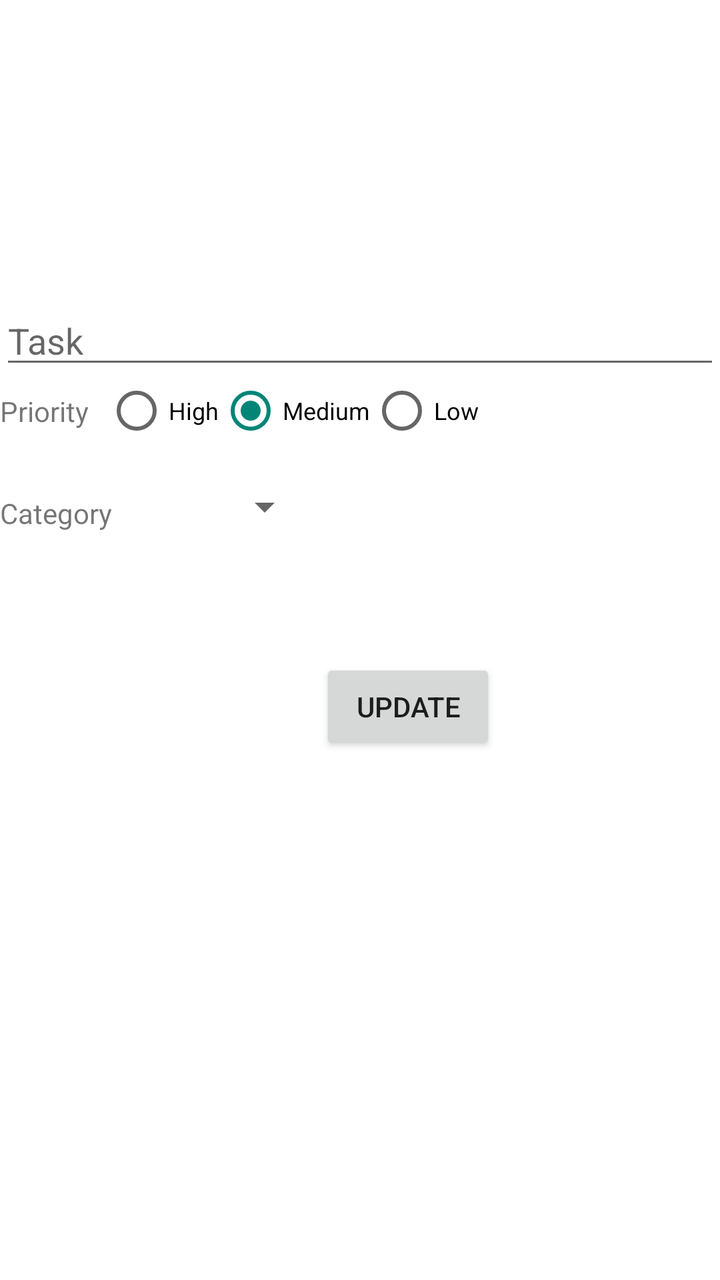
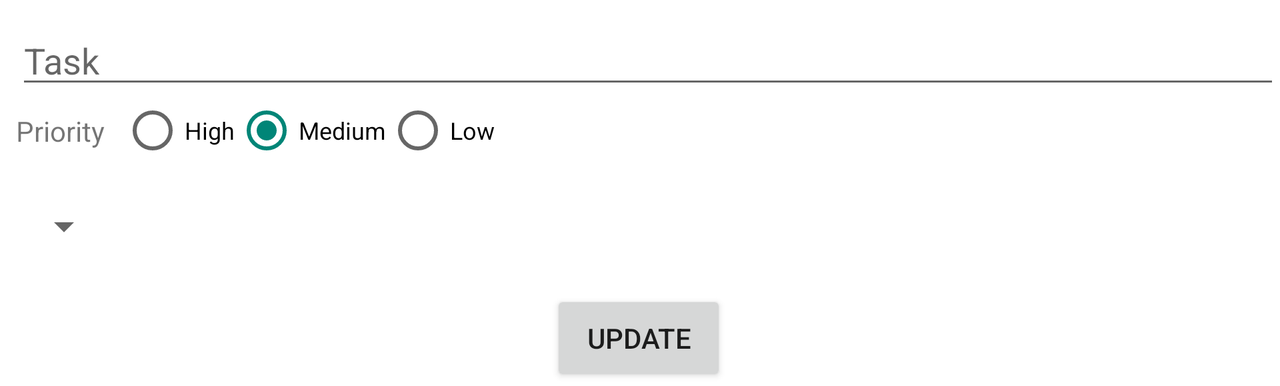

One screen, two layout resources from the same app: the default and the repository's alternative for another configuration. Each is rendered where Android would select it; the XML of both is given below.
<!-- AndroidManifest.xml: application theme MyCustomTheme -->
<!-- res/layout/fragment_update.xml -->
<?xml version="1.0" encoding="utf-8"?>
<androidx.constraintlayout.widget.ConstraintLayout xmlns:android="http://schemas.android.com/apk/res/android"
    xmlns:tools="http://schemas.android.com/tools"
    android:layout_width="match_parent"
    android:layout_height="match_parent"
    xmlns:app="http://schemas.android.com/apk/res-auto"
    tools:context=".fragments.UpdateFragment"
    android:background="@color/white"
    android:clickable="true"
    android:focusable="true">

    <TextView
        android:id="@+id/UpdatetextView12"
        android:layout_width="wrap_content"
        android:layout_height="wrap_content"
        android:text="Priority"
        app:layout_constraintBottom_toBottomOf="@+id/UpdateradioGroup"
        app:layout_constraintStart_toStartOf="parent"
        app:layout_constraintTop_toBottomOf="@+id/Updatetask" />

    <RadioGroup
        android:id="@+id/UpdateradioGroup"
        android:layout_width="wrap_content"
        android:layout_height="wrap_content"
        android:checkedButton="@id/rb_MEDIUM"
        android:layout_marginStart="8dp"
        android:orientation="horizontal"
        app:layout_constraintStart_toEndOf="@+id/UpdatetextView12"
        app:layout_constraintTop_toBottomOf="@+id/Updatetask">

        <RadioButton
            android:id="@+id/Updaterb_HIGH"
            android:layout_width="wrap_content"
            android:layout_height="wrap_content"
            android:text="High"
            android:textSize="12sp" />

        <RadioButton
            android:id="@+id/Updaterb_MEDIUM"
            android:layout_width="wrap_content"
            android:layout_height="wrap_content"
            android:text="Medium"
            android:checked="true"
            android:textSize="12sp" />

        <RadioButton
            android:id="@+id/Updaterb_LOW"
            android:layout_width="wrap_content"
            android:layout_height="wrap_content"
            android:text="@string/low"
            android:textSize="12sp" />
    </RadioGroup>

    <Button
        android:id="@+id/UpdateBtn"
        android:layout_width="wrap_content"
        android:layout_height="wrap_content"
        android:layout_marginStart="160dp"
        android:layout_marginTop="108dp"
        android:text="@string/update"
        app:layout_constraintStart_toStartOf="parent"
        
        app:layout_constraintTop_toBottomOf="@+id/UpdateradioGroup" />

    <EditText
        android:id="@+id/Updatetask"
        android:layout_width="0dp"
        android:layout_height="wrap_content"
        android:layout_marginTop="148dp"
        android:ems="10"
        android:hint="@string/task"
        android:inputType="text"
        app:layout_constraintEnd_toEndOf="parent"
        app:layout_constraintHorizontal_bias="0.0"
        app:layout_constraintStart_toStartOf="parent"
        app:layout_constraintTop_toTopOf="parent" />

    <Spinner
        android:id="@+id/Updatespinner"
        android:layout_width="0dp"
        android:layout_height="wrap_content"
        android:layout_marginStart="52dp"
        android:layout_marginTop="20dp"
        app:layout_constraintStart_toEndOf="@+id/UpdatetextView9"
        app:layout_constraintTop_toBottomOf="@+id/UpdateradioGroup" />

    <TextView
        android:id="@+id/UpdatetextView9"
        android:layout_width="wrap_content"
        android:layout_height="wrap_content"
        android:layout_marginTop="32dp"
        android:text="Category"
        app:layout_constraintStart_toStartOf="parent"
        app:layout_constraintTop_toBottomOf="@+id/UpdatetextView12" />
</androidx.constraintlayout.widget.ConstraintLayout>
<!-- resources referenced by this layout -->
<resources>
  <color name="white">#FFFFFFFF</color>
  <string name="low">Low</string>
  <string name="task">Task</string>
  <string name="update">Update</string>
  <!-- from res/values-v27/ -->
  <style name="MyCustomTheme" parent="Theme.AppCompat.Light">
          <item name="android:windowBackground">@color/white</item>
          <item name="android:colorPrimary">@color/purple_500</item>
          <item name="android:windowLayoutInDisplayCutoutMode">
              shortEdges
          </item>
  
      </style>
  <color name="purple_500">#FF6200EE</color>
</resources>
<!-- res/layout-land/fragment_update.xml (the repository's variant of the layout above) -->
<!-- drawn on the phone turned sideways -->
<?xml version="1.0" encoding="utf-8"?>
<androidx.constraintlayout.widget.ConstraintLayout xmlns:android="http://schemas.android.com/apk/res/android"
    xmlns:app="http://schemas.android.com/apk/res-auto"
    xmlns:tools="http://schemas.android.com/tools"
    android:layout_width="match_parent"
    android:layout_height="wrap_content"
    android:background="@color/white"
    android:clickable="true"
    android:focusable="true"
    tools:context=".fragments.UpdateFragment">

    <TextView
        android:id="@+id/UpdatetextView12"
        android:layout_width="wrap_content"
        android:layout_height="wrap_content"
        android:layout_marginStart="8dp"
        android:text="Priority"
        app:layout_constraintBottom_toBottomOf="@+id/UpdateradioGroup"
        app:layout_constraintStart_toStartOf="parent"
        app:layout_constraintTop_toBottomOf="@+id/Updatetask" />

    <RadioGroup
        android:id="@+id/UpdateradioGroup"
        android:layout_width="wrap_content"
        android:layout_height="wrap_content"
        android:layout_marginStart="8dp"
        android:checkedButton="@id/rb_MEDIUM"
        android:orientation="horizontal"
        app:layout_constraintStart_toEndOf="@+id/UpdatetextView12"
        app:layout_constraintTop_toBottomOf="@+id/Updatetask">

        <RadioButton
            android:id="@+id/Updaterb_HIGH"
            android:layout_width="wrap_content"
            android:layout_height="wrap_content"
            android:text="High"
            android:textSize="12sp" />

        <RadioButton
            android:id="@+id/Updaterb_MEDIUM"
            android:layout_width="wrap_content"
            android:layout_height="wrap_content"
            android:checked="true"
            android:text="Medium"
            android:textSize="12sp" />

        <RadioButton
            android:id="@+id/Updaterb_LOW"
            android:layout_width="wrap_content"
            android:layout_height="wrap_content"
            android:text="@string/low"
            android:textSize="12sp" />
    </RadioGroup>

    <Button
        android:id="@+id/UpdateBtn"
        android:layout_width="wrap_content"
        android:layout_height="wrap_content"
        android:layout_marginTop="64dp"
        android:text="@string/update"
        app:layout_constraintBottom_toBottomOf="parent"

        app:layout_constraintEnd_toEndOf="parent"
        app:layout_constraintHorizontal_bias="0.499"
        app:layout_constraintStart_toStartOf="parent"
        app:layout_constraintTop_toBottomOf="@+id/UpdateradioGroup" />

    <EditText
        android:id="@+id/Updatetask"
        android:layout_width="0dp"
        android:layout_height="wrap_content"
        android:layout_marginStart="8dp"
        android:layout_marginTop="8dp"
        android:ems="10"
        android:hint="@string/task"
        android:inputType="textCapWords"
        app:layout_constraintEnd_toEndOf="parent"
        app:layout_constraintHorizontal_bias="0.0"
        app:layout_constraintStart_toStartOf="parent"
        app:layout_constraintTop_toTopOf="parent" />

    <Spinner
        android:id="@+id/Updatespinner"
        android:layout_width="0dp"
        android:layout_height="wrap_content"
        android:layout_marginStart="8dp"
        android:layout_marginTop="20dp"
        app:layout_constraintStart_toStartOf="parent"
        app:layout_constraintTop_toBottomOf="@+id/UpdateradioGroup" />

</androidx.constraintlayout.widget.ConstraintLayout>
